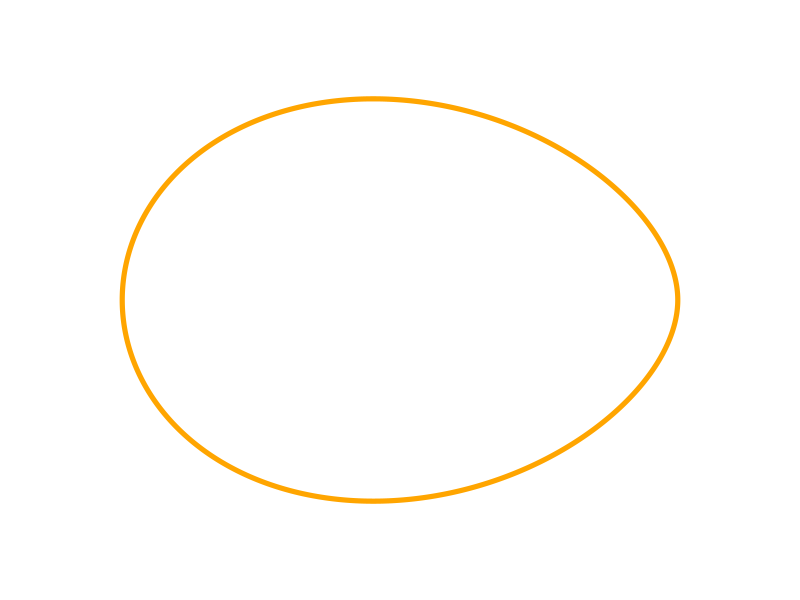
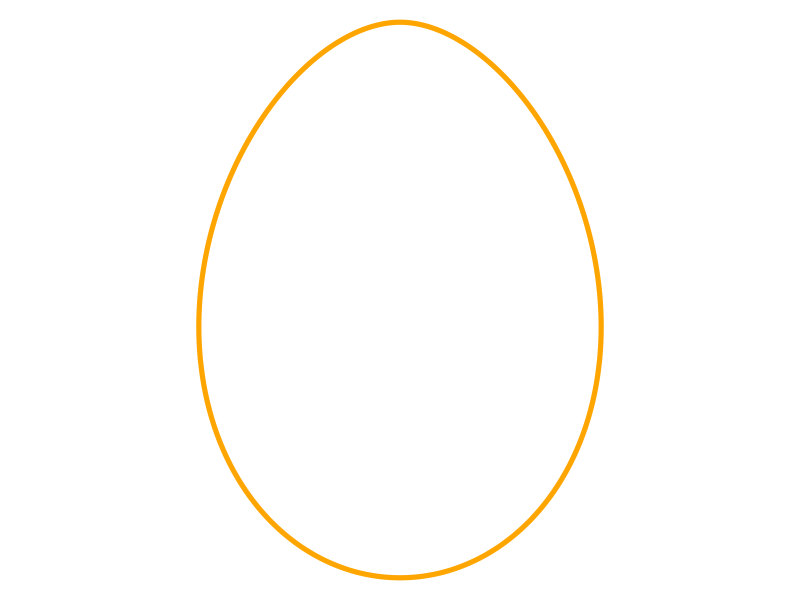
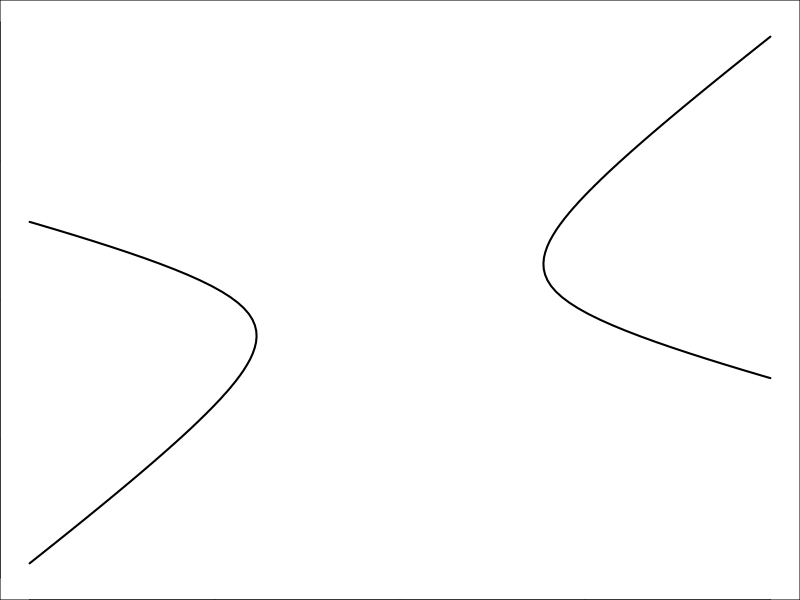
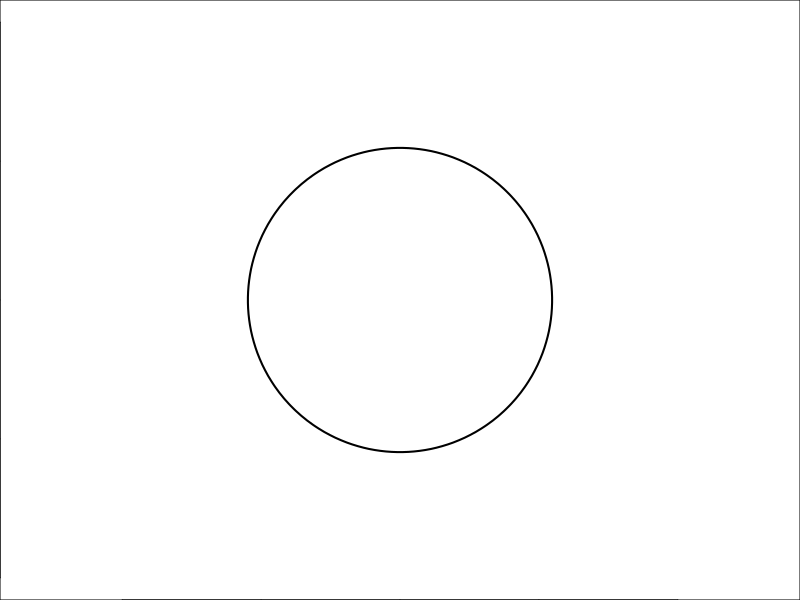
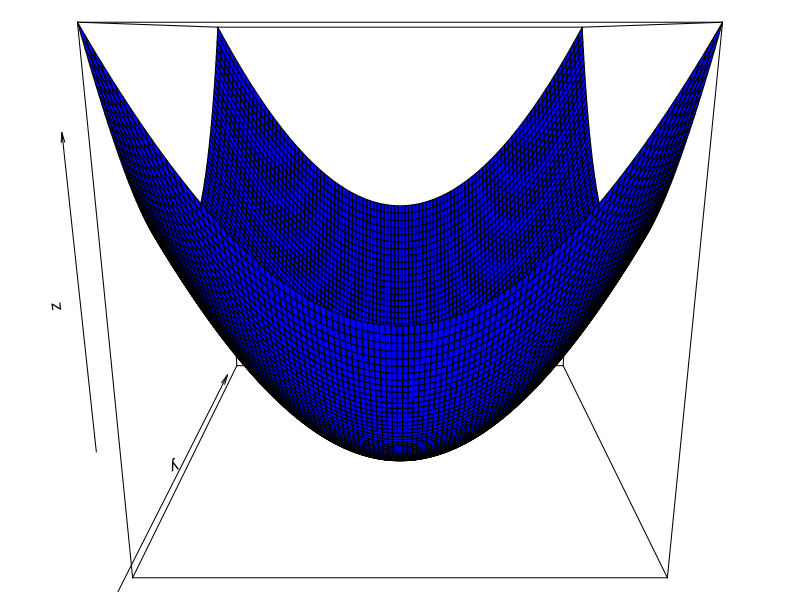
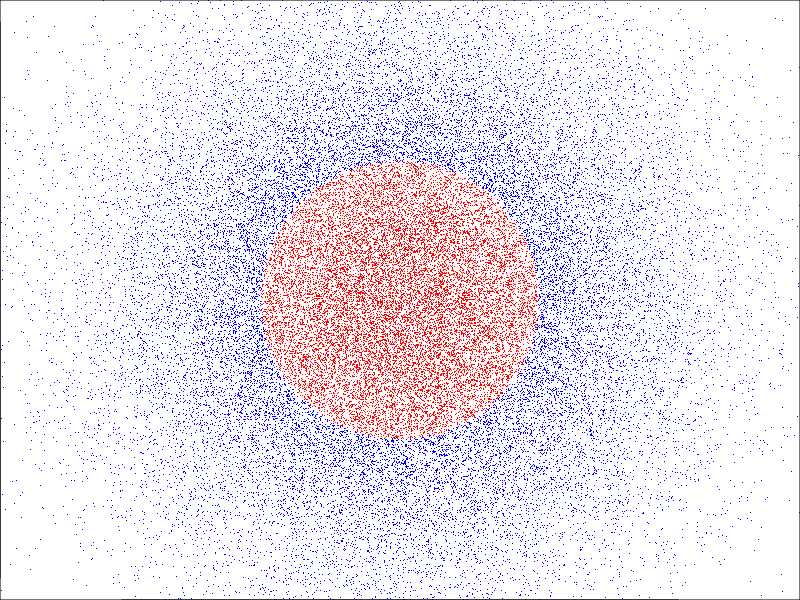
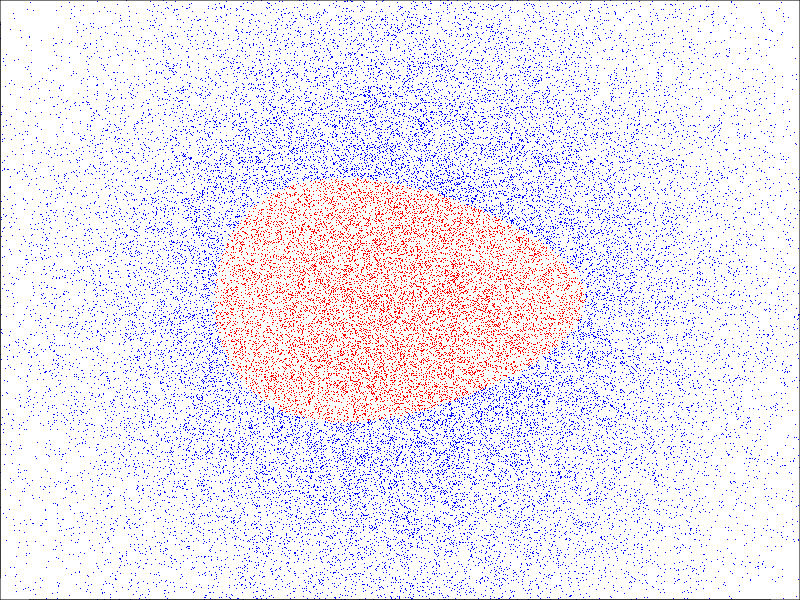
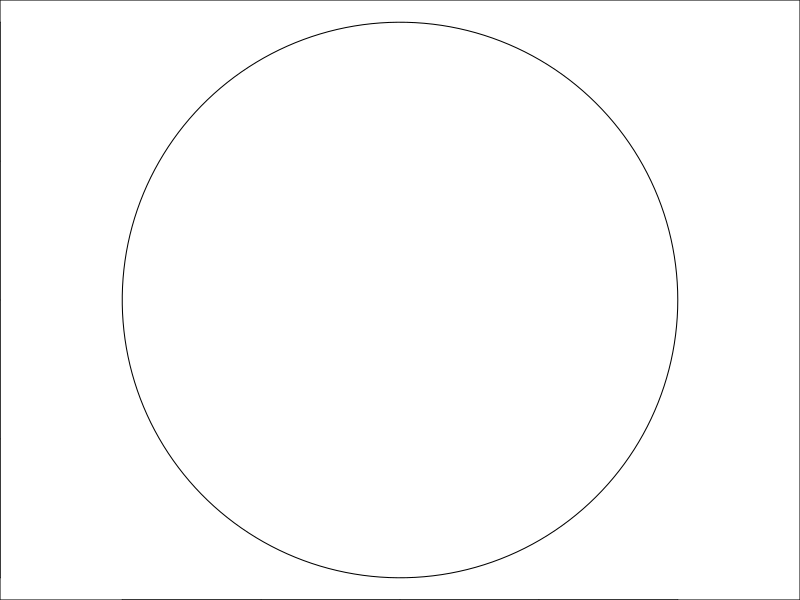

These charts were generated, in order, by the following R code:
## ---- chunk 1
t = seq(-pi, pi, by = 0.01)
H = 1
y = H * 0.78 * cos(t/4) * sin(t)
x = -H * cos(t)
par(mar = rep(0, 4))
plot(x, y, type = "l", 
     xlim = c(-1, 1), ylim = c(-1, 1), 
     asp = 1, col = "orange1", lwd = 5, axes = FALSE)
## ---- chunk 2
angle <- 90*pi/180 # 90 degrees in radians
#R.theta = matrix(c(0, 1, -1, 0), ncol=2)
x1 <- cos(angle) * x - sin(angle) * y
y1 <- sin(angle) * x + cos(angle) * y
par(mar = rep(0, 4))
plot(x1, y1, type = "l", 
     xlim = c(-1, 1), ylim = c(-1, 1), 
     asp = 1,   col = "orange1", lwd = 5, axes = FALSE)
## ---- chunk 3
f <- function(x, y) x^2 - 3*y^2 + 2*x*y - 20
x <- y <- seq(-10, 10, length=100)
z <- outer(x, y, f)
contour(
  x=x, y=x, z=z, 
  levels=0, las=1, drawlabels=FALSE, lwd=2
)

f <- function(x, y) x^2 + y^2 - 30
x <- y <- seq(-10, 10, length=100)
z <- outer(x, y, f)
contour(
  x=x, y=x, z=z, 
  levels=0, drawlabels=FALSE, lwd=2, asp=1
)


x <- seq(-3,3,length.out=100)
y <- seq(-3,3,length.out=100)
z <- outer(x^2, y^2, `+`)
persp(x, y, z, col='blue')


#oldMar <- par("mar")
#par(mar=c(1,1,1,1))
#layout(matrix(1:4, nrow=2))
#s=lapply(c(0,30,60,90), function(t) persp(x,y,z, col='blue', #theta=t))

#par(mar=oldMar)
#layout(matrix(1:1, nrow=1))
#image(z)
## ---- chunk 4
n <- 5e4 
x <- rnorm(n); y <- rnorm(n)
inside <- x^2 + y^2 <= 1 # (a-x)^2 + (b-x)^2 <= radius^2; # a, b are center point


plot(x, y, col=ifelse(inside, "red", "blue"), pch=".", 
     xlim=c(-2,2), ylim=c(-2,2),  asp = 1)


inside <- x^2 + ((1.4^x)*(1.6*y))^2 <= 1

plot(x, y, col=ifelse(inside, "red", "blue"), pch=".", 
     ylim=c(-1.5, 1.5), xlim=c(-1.5, 1.5),  asp = 1)
## ---- chunk 5
# initialie a plot
plot(c(-1, 1), c(-1, 1), type = "n", asp = 1)

# prepare "circle data"
radius <- 1
theta <- seq(0, 2 * pi, length = 200)

# draw the circle
# for a circle with origin (j, k) and radius r:
# x(t) = r cos(t) + j      
# y(t) = r sin(t) + k
lines(x = radius * cos(theta), y = radius * sin(theta))
## ---- chunk 6
# Simple Pie Chart
slices <- c(10, 12,4, 16, 8)
lbls <- c("US", "UK", "Australia", "Germany", "France")
pie(slices, labels = lbls, main="Pie Chart of Countries")

# Pie Chart with Percentages
slices <- c(10, 12, 4, 16, 8) 
lbls <- c("US", "UK", "Australia", "Germany", "France")
pct <- round(slices/sum(slices)*100)
lbls <- paste(lbls, pct) # add percents to labels 
lbls <- paste(lbls,"%",sep="") # ad % to labels 
pie(slices,labels = lbls, col=rainbow(length(lbls)),
  	main="Pie Chart of Countries")

# 3D Exploded Pie Chart
library(plotrix)
slices <- c(10, 12, 4, 16, 8) 
lbls <- c("US", "UK", "Australia", "Germany", "France")
pie3D(slices,labels=lbls,explode=0.1,
  	main="Pie Chart of Countries ")
## ---- chunk 7
n <- 1e6
x <- runif(n); y <- runif(n)
inside <- x^2 + y^2 <= 1
pi <- 4 * sum(inside) / n
idx <- sample.int(trunc(n/(log(n))), replace = FALSE)
x <- x[idx]; y <- y[idx];
inside <- inside[idx]

plot(x, y, 
     col=ifelse(inside, "blue", "red"), cex=0.5, pch=".",  
     main=sprintf("Bootstrap approximation of pi\nusing %s random samples, pi ~ %1.5f", n, pi))
